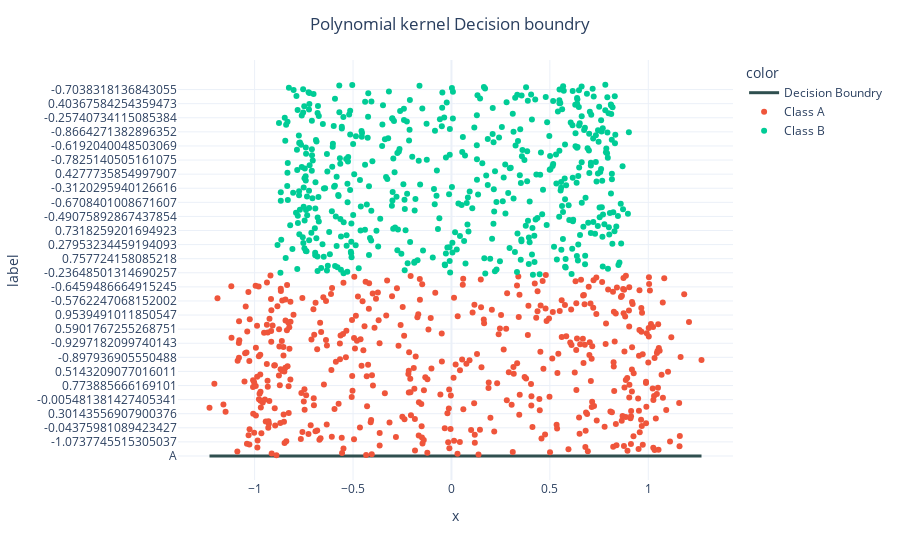

Write notebook code for a chart like this one.
### Code cell
data['poly_svm_prediction'] = svm_clf.predict(data[['x','y']])
plot_data_with_decsion_boundry(data, decision_boundry_col='label', class_col= f'poly_svm_prediction', 
                               title = f'Polynomial kernel Decision boundry', update_markers=False)

### Figure 1 — Plotly figure (JSON) as saved in the notebook; plotly's stock layout.template omitted (floating-point values rounded to 4 significant figures; data arrays with more than 128 entries replaced by an {"elided": "..."} marker saying what was removed)
{"data": [{"hovertemplate": "color=Decision Boundry<br>x=%{x}<br>label=%{y}<extra></extra>", "legendgroup": "Decision Boundry", "line": {"color": "DarkSlateGrey", "dash": "solid", "width": 3}, "marker": {"symbol": "circle"}, "mode": "lines", "name": "Decision Boundry", "orientation": "h", "showlegend": true, "type": "scatter", "x": {"elided": "1000 float values"}, "xaxis": "x", "y": {"elided": "1000 str values"}, "yaxis": "y"}, {"mode": "markers", "name": "Class A", "type": "scatter", "x": {"elided": "487 float values"}, "y": {"elided": "487 float values"}}, {"mode": "markers", "name": "Class B", "type": "scatter", "x": {"elided": "513 float values"}, "y": {"elided": "513 float values"}}], "layout": {"autosize": true, "legend": {"title": {"text": "color"}, "tracegroupgap": 0}, "margin": {"t": 60}, "title": {"text": "Polynomial kernel Decision boundry", "x": 0.5}, "xaxis": {"anchor": "y", "autorange": true, "domain": [0, 1], "range": [-1.414, 1.455], "title": {"text": "x"}, "type": "linear"}, "yaxis": {"anchor": "x", "autorange": true, "domain": [0, 1], "range": [-75.35, 1078.0], "title": {"text": "label"}, "type": "category"}}}
